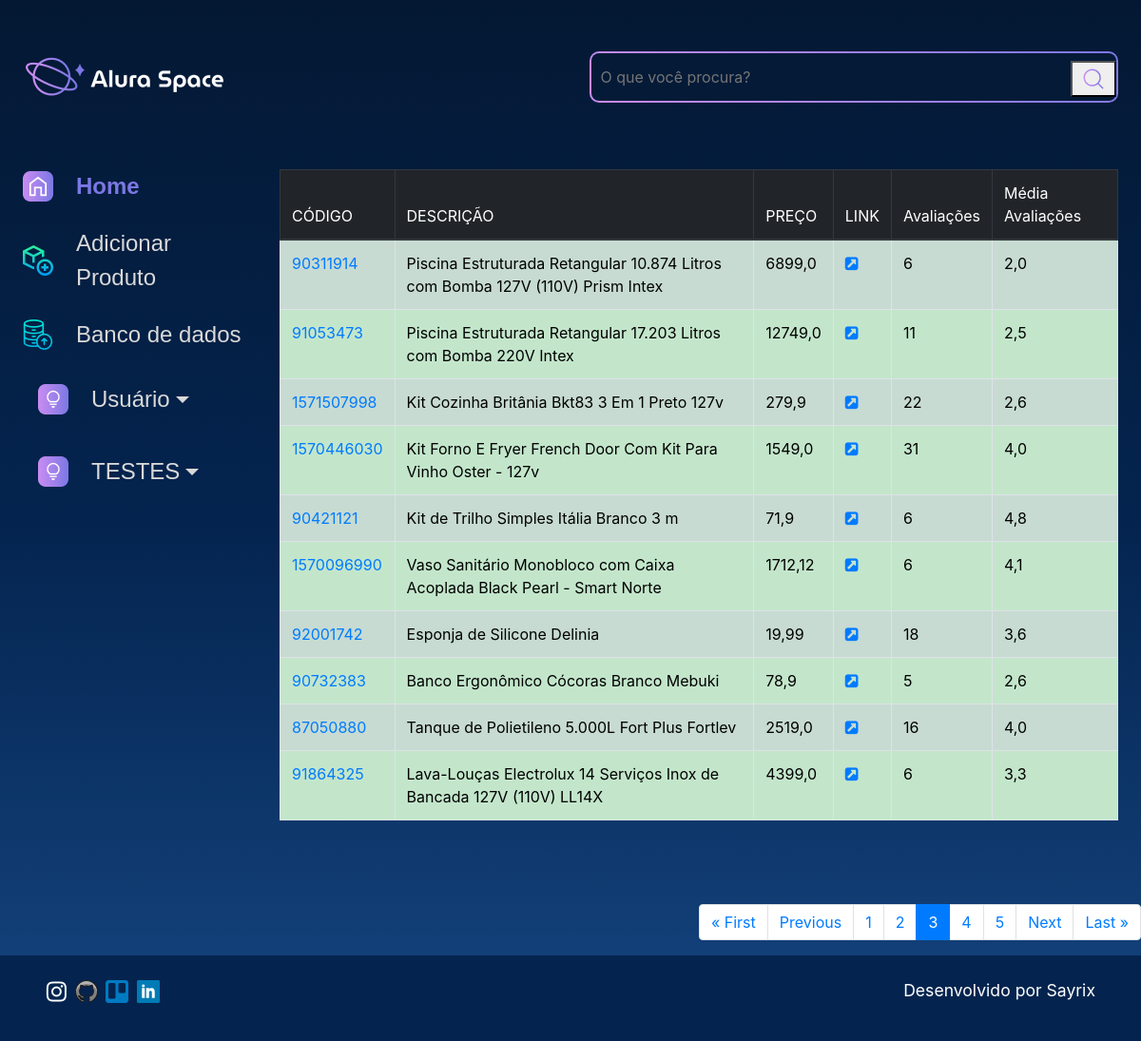
The app's page /dados?page=3 with its own data.
### produtos/models.py (models this page shows, shortened)
class Produto(models.Model):
    lm = models.CharField(max_length=20, primary_key=True, null=False, blank=False)
    titulo = models.CharField(max_length=130, null=False, blank=False)
    preco = models.FloatField(max_length=10, null=False, blank=False)
    link = models.CharField(max_length=250, null=False, blank=False)
    avaliacoes = models.IntegerField(null=False, blank=False)
    media_avaliacoes = models.FloatField(max_length=4, null=False, blank=False)
    data_produto = models.DateTimeField(default=datetime.now, blank=False)
    foto = models.ImageField(blank=True)
    info_produto = models.CharField(max_length=1000, null=False, blank=False)
    usuario = models.ForeignKey(
        to=User,
        on_delete=models.SET_NULL,
        null=True,
        blank=False,
        related_name="user",
    )

### produtos/views.py (the view)
# urls.py: path('dados', dados, name='dados'),
def dados(request):
    dados = Produto.objects.all()
    p = Paginator(Produto.objects.all(), 10)
    page = request.GET.get('page')
    dados_organizados = p.get_page(page)
    nums = "i" * dados_organizados.paginator.num_pages
    return render(request, 'produtos/dados.html', {'dados': dados, 'dados_organizados': dados_organizados, 'nums': nums})

### templates/produtos/dados.html (shortened to what this page needs)
{% extends 'produtos/base.html' %}
{% load static %}
{% block content %}
        <section>
            <table class="table table-striped table-bordered table-hover">
                <thead class="thead-dark">
                    <tr>
                        <th scope="col">CÓDIGO</th>
                        <th scope="col">DESCRIÇÃO</th>
                        <th scope="col">PREÇO</th>
                        <th scope="col">LINK</th>
                        <th scope="col">Avaliações</th>
                        <th scope="col">Média Avaliações</th>
                    </tr>
                </thead>
                <tbody>
                    {% if dados %}
                    {% for dado in dados_organizados %}
                    <tr class="table-success">
                        <td><a href="{% url 'detalhe_produto' %}?lm={{ dado.lm}}&titulo={{dado.titulo}}&foto={{dado.foto}}" target="_blank">{{ dado.lm }}</a></td>
                        <td>{{ dado.titulo }}</td>
                        <td>{{ dado.preco }}</td>
                        <td><a href="{{ dado.link }}" target="_blank"><i class="fa fa-external-link-square" aria-hidden="true"></i></a></td>
                        <td>{{ dado.avaliacoes }}</td>
                        <td>{{ dado.media_avaliacoes }}</td>
                    </tr>
                    {% endfor %}
                    {%endif%}
                </tbody>
            </table>
        </section>
    </div>
    <br/></br/>
    <nav aria-label="Page navigation example">
        <ul class="pagination justify-content-end">
            {% if dados_organizados.has_previous %}
                <li class="page-item"><a class="page-link" href="?page=1">&laquo First</a></li>
                <li class="page-item"><a class="page-link" href="?page={{dados_organizados.previous_page_number}}">Previous</a></li>
            {% elif not dados_organizados.has_previous %}
                <li class="page-item disabled"><a class="page-link" href="">First</a></li>
                <li class="page-item disabled"><a class="page-link" href="">Previous</a></li>
            {% endif %}
            {% for n in dados_organizados.paginator.page_range %}
                {% if dados_organizados.number == n %}
                    <li class="page-item active">
                    <span class="page-link">{{ n }}</span>
                    </li>
                {% elif n > dados_organizados.number|add:'-3' and n < dados_organizados.number|add:'3' %}
                    <li class="page-item"><a class="page-link" href="?page={{ n }}">{{ n }}</a></li>
                {% endif %}
            {% endfor %}
            {% if dados_organizados.has_next %}
                <li class="page-item"><a class="page-link" href="?page={{ dados_organizados.next_page_number}}"> Next</a></li>
                <li class="page-item"><a class="page-link" href="?page={{ dados_organizados.paginator.num_pages}}"> Last &raquo </a></li>
                {% elif not dados_organizados.has_next %}
                    <li class="page-item disabled"><a class="page-link" href="">Next</a></li>
                    <li class="page-item disabled"><a class="page-link" href="">Last</a></li>
            {% endif %}
        </ul>
    </nav>
{% endblock %}

### setup/static/styles/style.css (style rules this page uses)
html, body, div, span, applet, object, iframe, h1, h2, h3, h4, h5, h6, p, blockquote, pre, a, abbr, acronym, address, big, cite, code, del, dfn, em, img, ins, kbd, q, s, samp, small, strike, strong, sub, sup, tt, var, b, u, i, center, dl, dt, dd, ol, ul, li, fieldset, form, label, legend, table, caption, tbody, tfoot, thead, tr, th, td, article, aside, canvas, details, embed, figure, figcaption, footer, header, hgroup, menu, nav, output, ruby, section, summary, time, mark, audio, video { margin: 0; padding: 0; border: 0; font-size: 100%; font: inherit; vertical-align: baseline; }
article, aside, details, figcaption, figure, footer, header, hgroup, menu, nav, section { display: block; }
body { line-height: 1; font-family: 'Space Grotesk', sans-serif; min-height: 100vh; background: linear-gradient(#041833,#04244F,#154580); background-repeat: no-repeat; background-position: center; background-size: cover; }
ol, ul { list-style: none; }
table { border-collapse: collapse; border-spacing: 0; }

### records on screen
Produto: lm "90311914", titulo "Piscina Estruturada Retangular 10.874 Litros com Bomba 127V (110V) Prism Intex", preco "6899,0", avaliacoes "6", media_avaliacoes "2,0"
Produto: lm "91053473", titulo "Piscina Estruturada Retangular 17.203 Litros com Bomba 220V Intex", preco "12749,0", avaliacoes "11", media_avaliacoes "2,5"
Produto: lm "1571507998", titulo "Kit Cozinha Britânia Bkt83 3 Em 1 Preto 127v", preco "279,9", avaliacoes "22", media_avaliacoes "2,6"
Produto: lm "1570446030", titulo "Kit Forno E Fryer French Door Com Kit Para Vinho Oster - 127v", preco "1549,0", avaliacoes "31", media_avaliacoes "4,0"
Produto: lm "90421121", titulo "Kit de Trilho Simples Itália Branco 3 m", preco "71,9", avaliacoes "6", media_avaliacoes "4,8"
Produto: lm "1570096990", titulo "Vaso Sanitário Monobloco com Caixa Acoplada Black Pearl - Smart Norte", preco "1712,12", avaliacoes "6", media_avaliacoes "4,1"
Produto: lm "92001742", titulo "Esponja de Silicone Delinia", preco "19,99", avaliacoes "18", media_avaliacoes "3,6"
Produto: lm "90732383", titulo "Banco Ergonômico Cócoras Branco Mebuki", preco "78,9", avaliacoes "5", media_avaliacoes "2,6"
Produto: lm "87050880", titulo "Tanque de Polietileno 5.000L Fort Plus Fortlev", preco "2519,0", avaliacoes "16", media_avaliacoes "4,0"
Produto: lm "91864325", titulo "Lava-Louças Electrolux 14 Serviços Inox de Bancada 127V (110V) LL14X", preco "4399,0", avaliacoes "6", media_avaliacoes "3,3"

### other values on screen
{{ n }} "1" "2" "4" "5"
{{ n }} "3"
